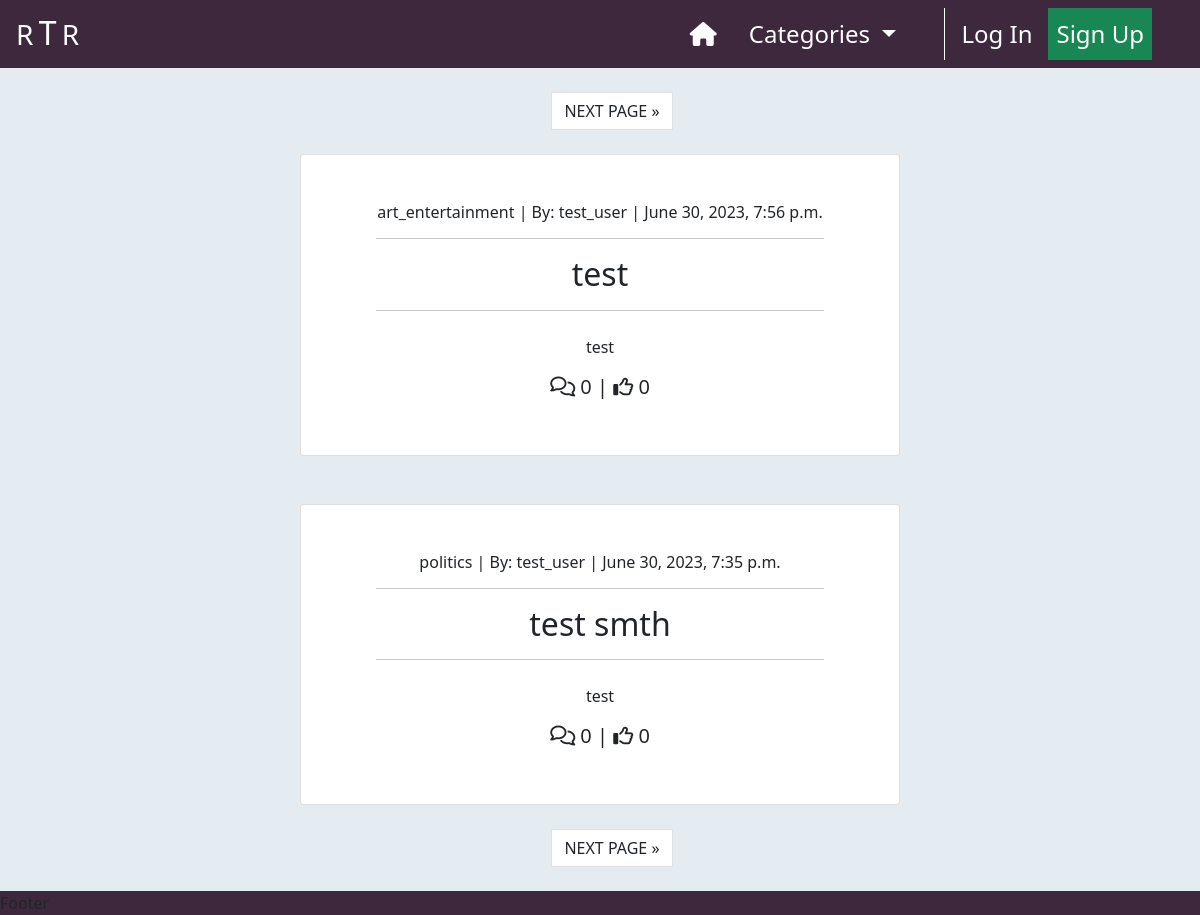
The page / on the database its author committed.
### newssite/models.py (models this page shows, shortened)
class Post(models.Model):
    title = models.CharField(max_length=200, unique=True)
    slug = models.SlugField(
        max_length=200,
        unique=True,
        null=True,
        blank=True
    )
    author = models.ForeignKey(
        User,
        on_delete=models.CASCADE,
        related_name='posts'
    )
    is_edited = models.BooleanField(default=False)
    excerpt = models.TextField(max_length=300, null=True, blank=True)
    content = models.TextField()
    category = models.ForeignKey(
        Category,
        max_length=30,
        null=True,
        blank=True,
        on_delete=models.SET_NULL
    )
    featured_image = CloudinaryField('image', default='placeholder')
    created_on = models.DateTimeField(auto_now_add=True)
    status = models.IntegerField(choices=STATUS, default=1)
    likes = models.ManyToManyField(User, related_name='likes', blank=True)
    class Meta:
        ordering = ['-created_on']

class Category(models.Model):
    class Meta:
        verbose_name_plural = 'Categories'
    friendly_name = models.CharField(max_length=254)
    name = models.CharField(max_length=254, null=True, blank=True)
    def get_friendly_name(self):
        return self.friendly_name

### newssite/views.py (the view)
# urls.py: path('', views.PostList.as_view(), name="index"),
class PostList(ListView):
    model = Post
    ordering = ['-created_on']
    template_name = "newssite/index.html"
    paginate_by = 2
    def get_queryset(self):
        category = self.request.GET.get('category')
        if category is not None:
            return Post.objects.filter(
                    category=category
                   ).order_by('-created_on')
        else:
            return Post.objects.all().order_by('-created_on')
    def get_context_data(self, **kwargs):
        context = super().get_context_data(**kwargs)
        context["category"] = self.request.GET.get('category', None)
        return context

### newssite/context_processors.py (called while the page is built)
def categories(request):
    return {
        'categories': Category.objects.all()
    }

### newssite/templates/newssite/index.html (shortened to what this page needs)
{% extends "base.html" %}
{% load static %}
{% block content %}
    <div class="container-fluid p-0">
        {% if is_paginated %}
            <nav aria-label="Upper page navigation">
                <ul class="pagination justify-content-center mt-4">
                    {% if page_obj.has_next %}
                        <li>
                            <a href="?page={{ page_obj.next_page_number }}{% if category != None %}&category={{ category }}{% endif %}"
                               class="page-link text-dark ms-4">
                                NEXT PAGE &raquo;
                            </a>
                        </li>
                    {% endif %}
                </ul>
            </nav>
        {% endif %}
        <div class="row g-0">
            <div class="col-md-8 col-lg-6 offset-md-2 offset-lg-3 text-center">
                {% for post in post_list %}
                    <div class="card card-border {% if is_paginated and forloop.first %}
                                                    mt-2
                                                 {% else %}
                                                    mt-5
                                                {% endif %}
                                                ">
                        <a href="{% url 'post_detail' post.slug %}"
                            class="post-detail-link d-block my-5 text-dark text-decoration-none">
                            <h6>{{ post.category.name }} | By: {{ post.author | safe }}
                                <span class="post-date"> | {{ post.created_on }}</span>
                            </h6>
                            <hr class="w-75" style="margin-left: 12.5%;">
                            <h2 class="card-title">
                                {{ post.title }}
                            </h2>
                            <hr class="w-75" style="margin-left: 12.5%;">
                            {% if post.excerpt %}
                                <p class="mt-4 mx-2">{{ post.excerpt }}</p>
                            {% endif %}
                            <h5>
                                <span><i class="fa-regular fa-comments"></i> {{ post.comments.count }}</span> |
                                <span><i class="fa-regular fa-thumbs-up"></i> {{ post.likes.count }}</span>
                            </h5>
                        </a>
                    </div>
                {% endfor %}
                {% if is_paginated %}
                    <nav aria-label="Upper page navigation">
                        <ul class="pagination justify-content-center mt-4 mb-4">
                            {% if page_obj.has_next %}
                                <li>
                                    <a href="?page={{ page_obj.next_page_number }}{% if category != None %}&category={{ category }}{% endif %}"
                                       class="page-link text-dark ms-4">
                                        NEXT PAGE &raquo;
                                    </a>
                                </li>
                            {% endif %}
                        </ul>
                    </nav>
                {% endif %}
            </div>
        </div>
    </div>
{% endblock %}

### static/css/base.css (style rules this page uses)
.bg-alice { background-color: #E4EBF1; }

### rows shown on the page
Post: category.name "art_entertainment", author "test_user", created_on "June 30, 2023, 7:56 p.m.", title "test", excerpt "test", comments.count "0", likes.count "0"
Post: category.name "politics", author "test_user", created_on "June 30, 2023, 7:35 p.m.", title "test smth", excerpt "test", comments.count "0", likes.count "0"
